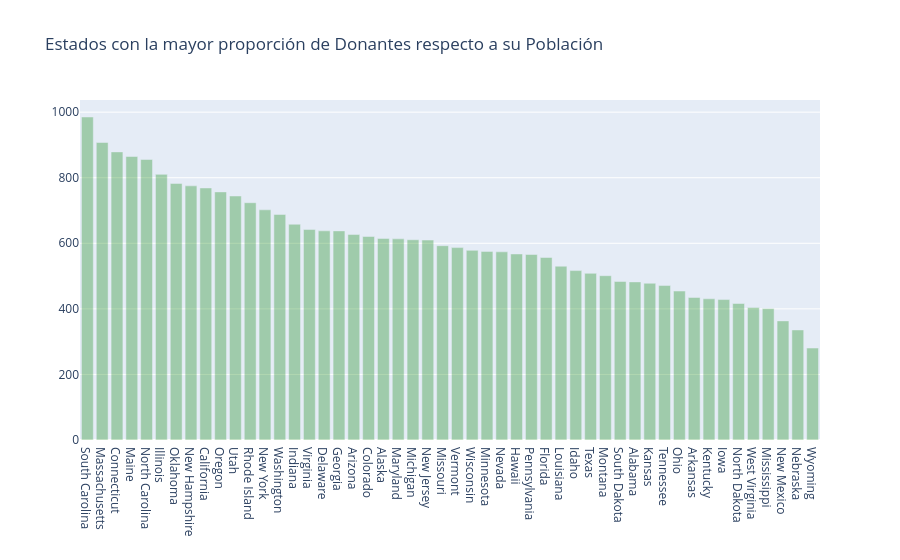

Source (notebook cell):
### Markdown cell above
## 2.3 Estados con la mayor **proporción de donantes por habitante** <a id='s2.3'></a>

### Code cell
# Población de cada estado según el censo de 2013
census_2013 = {'Mississippi': 2991207, 'Iowa': 3090416, 'Oklahoma': 3850568, 'Delaware': 925749, 'Minnesota': 5420380, 'Alaska': 735132, 'Illinois': 12882135, 'Arkansas': 2959373, 'New Mexico': 2085287, 'Indiana': 6570902, 'Maryland': 5928814, 'Louisiana': 4625470, 'Texas': 26448193, 'Wyoming': 582658, 'Arizona': 6626624, 'Wisconsin': 5742713, 'Michigan': 9895622, 'Kansas': 2893957, 'Utah': 2900872, 'Virginia': 8260405, 'Oregon': 3930065, 'Connecticut': 3596080, 'New York': 19651127, 'California': 38332521, 'Massachusetts': 6692824, 'West Virginia': 1854304, 'South Carolina': 4774839, 'New Hampshire': 1323459, 'Vermont': 626630, 'Georgia': 9992167, 'North Dakota': 723393, 'Pennsylvania': 12773801, 'Florida': 19552860, 'Hawaii': 1404054, 'Kentucky': 4395295, 'Rhode Island': 1051511, 'Nebraska': 1868516, 'Missouri': 6044171, 'Ohio': 11570808, 'Alabama': 4833722, 'South Dakota': 844877, 'Colorado': 5268367, 'Idaho': 1612136, 'New Jersey': 8899339, 'Washington': 6971406, 'North Carolina': 9848060, 'Tennessee': 6495978, 'Montana': 1015165, 'District of Columbia': 646449, 'Nevada': 2790136, 'Maine': 1328302}

# Contamos cuántos donantes hay por cada estado
donors_from_states = dict(donors_df['Donor State'].value_counts())

# Calculamos la proporción de donantes por cada 100,000 habitantes
don_pop = {}
for state, don in donors_from_states.items():
    if state not in census_2013:
        # Si el estado no está en el censo (por ejemplo "other"), lo ignoramos
        continue
    don_pop[state]  = float(don)*100000/ census_2013[state]

import operator
# Ordenamos los estados de mayor a menor según su proporción de donantes
don_pop = sorted(don_pop.items(), key=operator.itemgetter(1), reverse = True)
# Excluimos el primer elemento (posible valor atípico) y separamos nombres y valores
xx = [x[0] for x in (don_pop)][1:]
yy = [x[1] for x in (don_pop)][1:]

# Creamos la gráfica de barras
trace2 = go.Bar(
    x=xx,
    y=yy,
    name='Donantes respecto a la Población',
    marker=dict(color='green'),
    opacity=0.3
)

data = [trace2]
layout = go.Layout(
    barmode='group',
    legend=dict(dict(x=-.1, y=1.2)),
    margin=dict(b=120),
    title = 'Estados con la mayor proporción de Donantes respecto a su Población',
)

fig = go.Figure(data=data, layout=layout)
iplot(fig, filename='grouped-bar')

### Figure 1 — Plotly figure (JSON) as saved in the notebook; plotly's stock layout.template omitted (floating-point values rounded to 4 significant figures)
{"data": [{"marker": {"color": "green"}, "name": "Donantes respecto a la Población", "opacity": 0.3, "type": "bar", "x": ["South Carolina", "Massachusetts", "Connecticut", "Maine", "North Carolina", "Illinois", "Oklahoma", "New Hampshire", "California", "Oregon", "Utah", "Rhode Island", "New York", "Washington", "Indiana", "Virginia", "Delaware", "Georgia", "Arizona", "Colorado", "Alaska", "Maryland", "Michigan", "New Jersey", "Missouri", "Vermont", "Wisconsin", "Minnesota", "Nevada", "Hawaii", "Pennsylvania", "Florida", "Louisiana", "Idaho", "Texas", "Montana", "South Dakota", "Alabama", "Kansas", "Tennessee", "Ohio", "Arkansas", "Kentucky", "Iowa", "North Dakota", "West Virginia", "Mississippi", "New Mexico", "Nebraska", "Wyoming"], "y": [985.2, 907.4, 878.8, 864.7, 855.5, 810.3, 782.6, 775.2, 768.8, 756.8, 744.2, 723.7, 702.0, 688.0, 658.0, 641.9, 638.0, 637.8, 626.7, 620.8, 614.7, 613.5, 610.7, 609.8, 592.6, 586.8, 578.4, 575.3, 574.0, 567.4, 565.8, 556.6, 530.1, 516.7, 508.3, 501.2, 483.4, 482.3, 478.1, 471.1, 454.3, 434.8, 430.7, 428.4, 416.4, 404.3, 401.1, 363.3, 335.7, 280.4]}], "layout": {"barmode": "group", "legend": {"x": -0.1, "y": 1.2}, "margin": {"b": 120}, "title": {"text": "Estados con la mayor proporción de Donantes respecto a su Población"}}}
